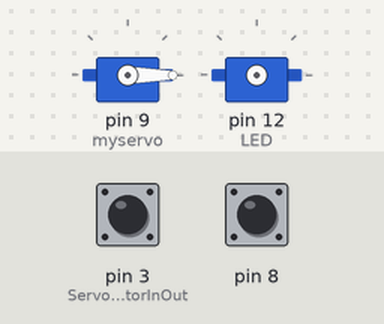
Recording of a sketch running on a simulated Arduino Uno, built with avr-gcc and run on an emulated ATmega328P. Shown: 2 × servo. Wiring (inferred from the names in the program): servo: signal pin 12. The test bench sets the inputs (shaded band); at power-on: pin 3 (ServoMotorInOut) HIGH, pin 8 HIGH. Servo pulses on a pin are drawn as a servo (544–2400 µs = 0–180°); what the sketch prints to the serial monitor is not drawn.

Above: at 1.2 s.
1.3 s: pin 3 (ServoMotorInOut) pulled LOW for 0.15 s
At 2.5 s:
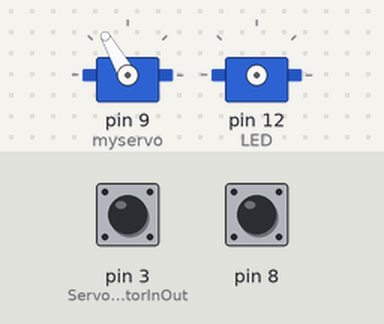
3.0 s: pin 8 pulled LOW for 0.15 s
At 4.0 s:
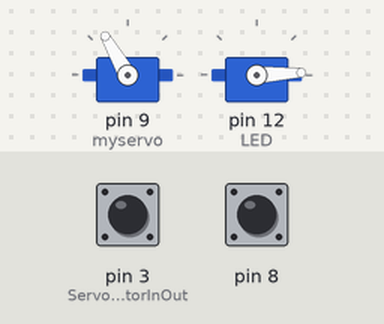
4.6 s: pin 3 (ServoMotorInOut) pulled LOW for 0.15 s
At 4.8 s:
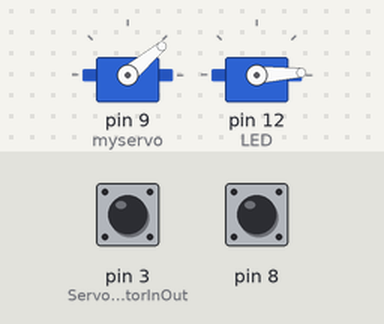
6.4 s: pin 3 (ServoMotorInOut) pulled LOW for 3.2 s
At 10.3 s:
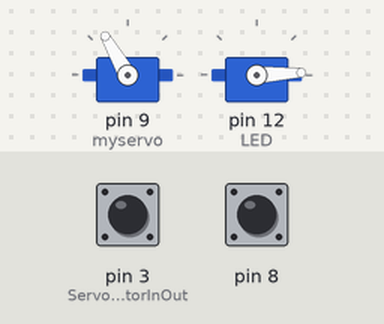
11.2 s: pin 3 (ServoMotorInOut) pulsed LOW 5 times (0.12 s each, 0.3 s apart)
At 11.69 s:
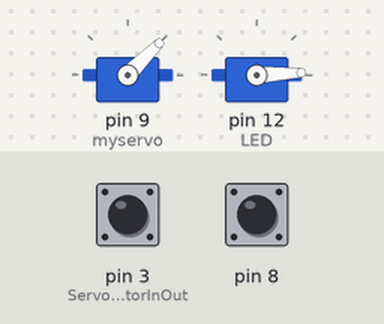
Timing chart, 0 to 14.2 s (numbered marks = the images above; inputs shaded):
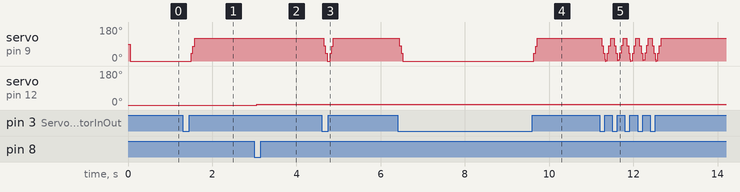

Measured:
- after the input at 1.3 s, servo on pin 9 (myservo): 0° → 120° after 0.20 s
- after the input at 3.0 s, servo on pin 12 (LED): 0° → 3° after 0.06 s
- after the input at 4.6 s, servo on pin 9 (myservo): 120° → 0° after 0.05 s, → 120° 0.15 s later
- after the input at 6.4 s, servo on pin 9 (myservo): 120° → 0° at once, → 120° 3.2 s later
- after the input at 11.2 s, servo on pin 9 (myservo): 120° → 80° after 0.05 s, then repeats every 0.60 s: 41° 0.03 s, 9° 0.01 s, 0° 0.01 s, 2° 0.04 s, 41° 0.04 s, 80° 0.04 s, 120° 0.08 s, 80° 0.04 s, 41° 0.04 s, 5° 0.02 s, 6° 0.04 s, 45° 0.04 s, 84° 0.04 s, 120° 0.09 s, 80° 0.04 s, until it stays 120° from 12.7 s

The sketch:

05_CapacitiveSensor_ThreshTTL_attachInterrupt_ServoControl.ino
```cpp
#include <Servo.h>
#include <CapacitiveSensor.h>


Servo myservo;  // create servo object to control a servo
CapacitiveSensor cs_7_8 = CapacitiveSensor(7,8); //10M Resistor between pins 7 and 8, you may also connect an antenna on pin 8. If the antenna is connected to pin 7 it will sense touch-release...
unsigned long csSum; // This variable stores accumulates capacitive values till reaching a threshold

//Variables for encoding servo positions
int ServoMotorOutPosition = 0; //Variable to store a value for the servo motor position where it is out of reach
int ServoMotorInPosition = 120; //Variable to store a value for the servo motor position where it is in reach
int CurrentServoMotorPosition = 0; //Variable to store the current position of the servo motor
int i = 0;

//Variables to for storing input value changes and input states of the input pin to control servo motor
int InputState = 0;
volatile bool InputChange = false; //Volatile bool for variables in attached interrupt


void setup() {
    Serial.begin(9600); // Begin serial communication
    pinMode(12, OUTPUT); //LED (to signal touches) is on pin 12
    myservo.attach(9);
    pinMode(3, INPUT_PULLUP);
    attachInterrupt(digitalPinToInterrupt(3), DetectInputChange, CHANGE);
    delay(50);
    myservo.write(ServoMotorOutPosition);
    CurrentServoMotorPosition = myservo.read();
    Serial.println(CurrentServoMotorPosition);
}

void loop() {
  noInterrupts();
  CapacitiveSensorRead(); // This time we put everything in a function
  ServoMotorInOut();
  interrupts();
}

void CapacitiveSensorRead() {
    long cs = cs_7_8.capacitiveSensor(80); // Sensor resolution is set to 80; will store the capacitance as an arbitrary value
	if (cs > 100) { //Arbitrary number; lower threshold
		csSum += cs; // Same as csSum = csSum + cs ; cumulative value for reachiung threshold
		Serial.println(cs);
		if (csSum >= 3800) //Testing if csSum reached threshold, a High value means it takes longer to trigger
		{
			Serial.print("Trigger: ");
			Serial.println(csSum);
      BlinkLEDandTTLout();
			if (csSum > 0) { csSum = 0; } //Reset of csSum
			cs_7_8.reset_CS_AutoCal(); //Stops readings and recalibration of capacitive sensor
		}
	} else {
		csSum = 0; //Timeout caused by bad readings
	}
}

void BlinkLEDandTTLout() {
      digitalWrite(12, HIGH);  //  if a lick is detected, turn LED ON.
      delay(1);
      digitalWrite(12, LOW);  //  turn the LED OFF.
  }

void DetectInputChange() {
    InputChange = true;
    Serial.println("Change Detected");
}

void ServoMotorInOut() {
  if (InputChange==true) { // If there was a change of state on the input pin
    InputState = digitalRead(3); // Detect to which state it hast changed...high or low...high means in low means out
    if (InputState == HIGH) { // If the state is high rotate the servo to the in position
      for (i = CurrentServoMotorPosition; i <= ServoMotorInPosition; i += 1) {
        myservo.write(i); delay(15);
        }
        CurrentServoMotorPosition = myservo.read(); //save the current position of the servo
    } else { // otherwise rotate it to the out position
      for (i = CurrentServoMotorPosition; i >= ServoMotorOutPosition; i -= 1) {
        myservo.write(i); delay(15);
        }
        CurrentServoMotorPosition = myservo.read(); //save the current position of the servo
    }
    InputChange == false; //Reset Change Detection to no change detected
  }
}
```
